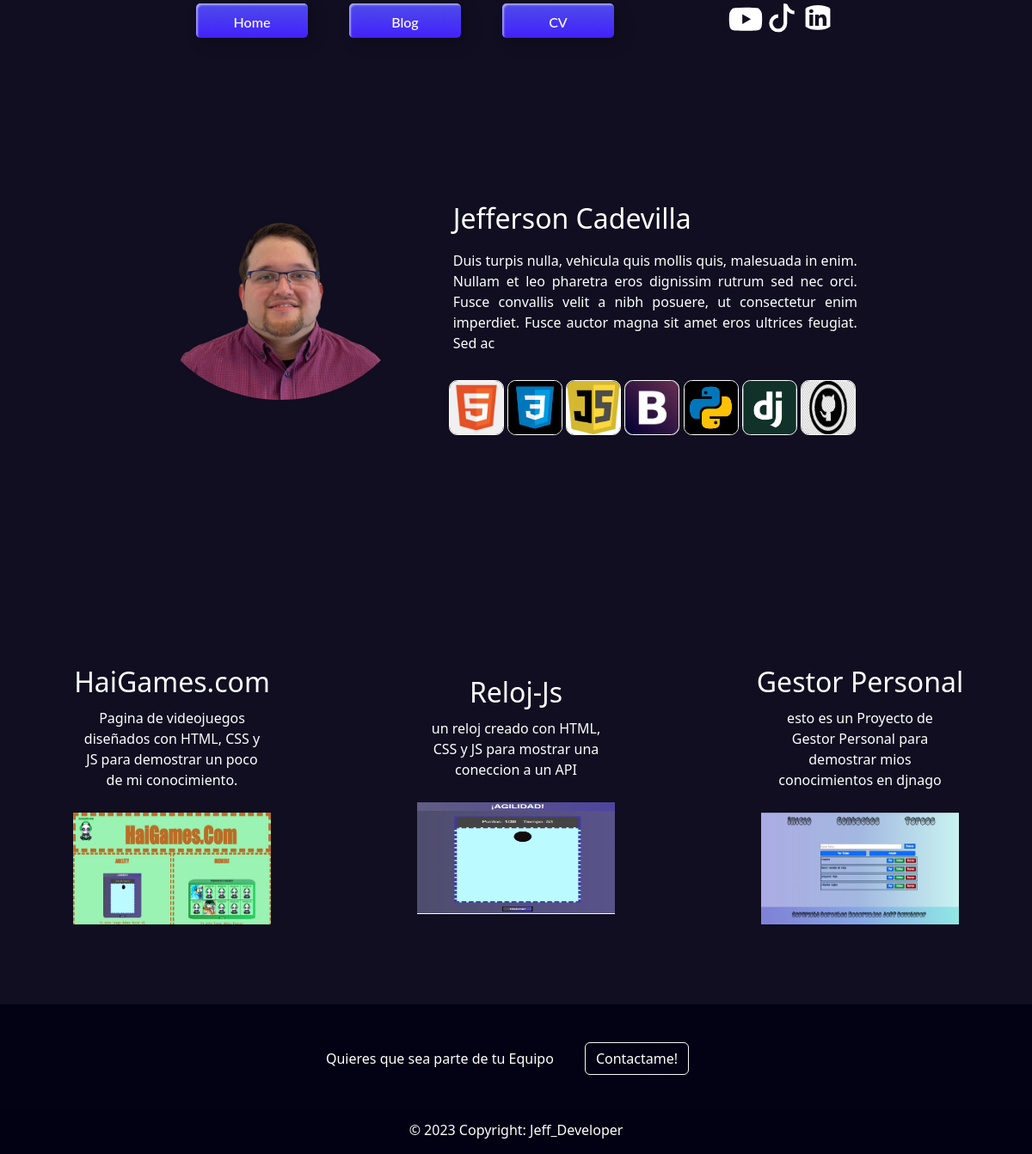
The app's page /, older data.
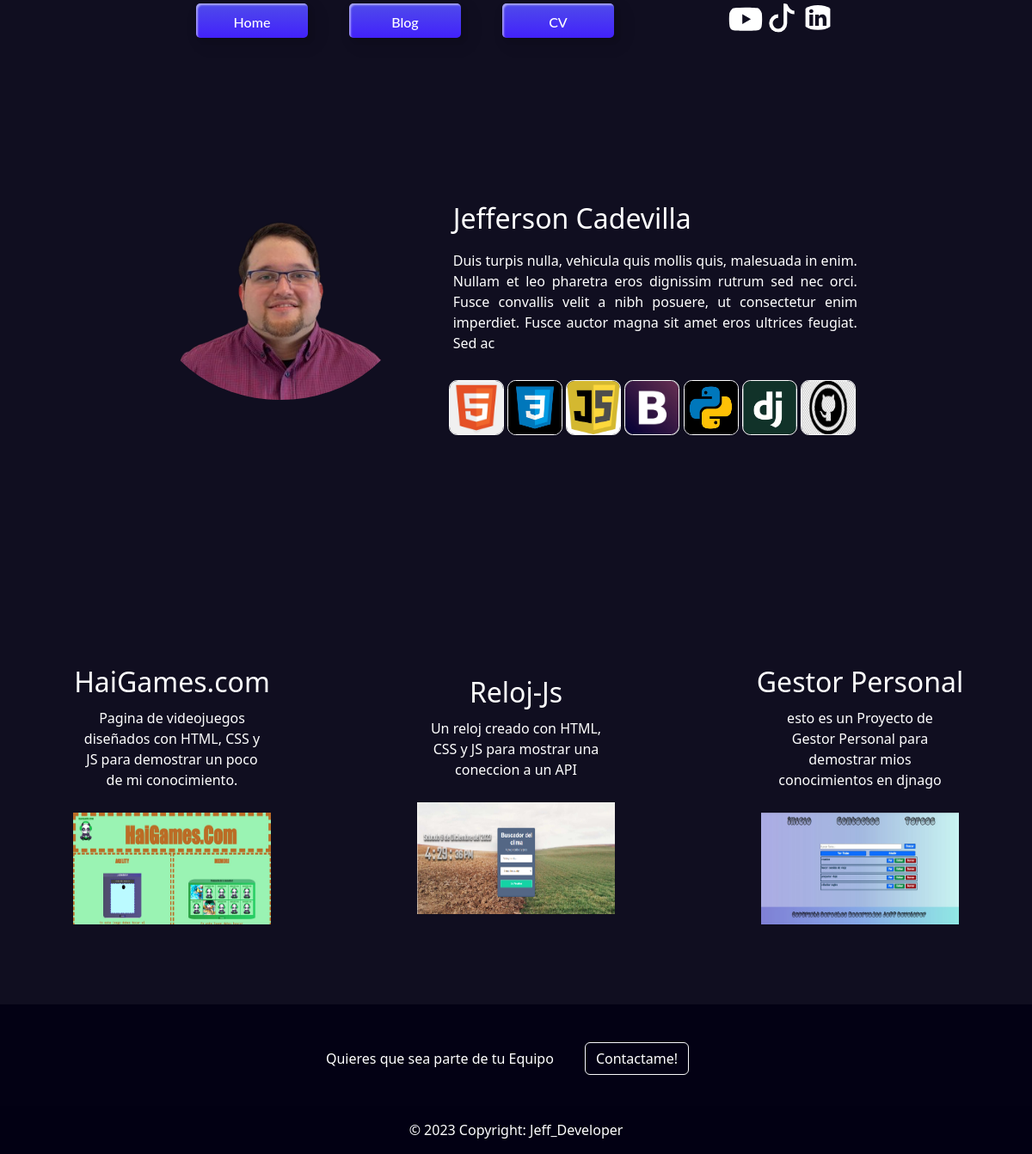
The same page, newer data.
### Portafolio/models.py (models this page shows, shortened)
class Imgpresent(models.Model):
    imagen = models.ImageField(upload_to='Portafolio/images/')
    title = models.CharField( max_length=100)
    id = models.AutoField(primary_key=True)

class Presentacion(models.Model):
    image = models.ImageField(upload_to="Portafolio/images/")
    title = models.CharField( max_length=100)
    description = models.CharField(max_length=250)
    id = models.AutoField(primary_key=True)

class Projecto(models.Model):
    id = models.AutoField(primary_key=True)
    title = models.CharField( max_length=100)
    description = models.CharField(max_length=250)
    image = models.ImageField(upload_to="Portafolio/images/")
    url =models.URLField(blank=True)

### portafolio_jeff/views.py (the view)
# urls.py: 2. Add a URL to urlpatterns:  path('', views.home, name='home')
def home(request, Projecto_id=None):
    projectos = Projecto.objects.all()
    presentaciones = Presentacion.objects.all()
    imgs = Imgpresent.objects.all()
    return render(request, 'Principal.html', {'projectos': projectos, 'presentaciones': presentaciones,'imgs': imgs})

### Templates/Principal.html (shortened to what this page needs)
{% extends 'layout/base.html' %}
{% load static %}
        {% block content %}
            {% for presentacion in presentaciones %}
                <secction class="containerpresent">
                    <div class="Present">
                        <div id="carouselExampleSlidesOnly" class="carousel slide" data-bs-ride="carousel" data-bs-interval="2000">
                            <div class="carousel-inner">
                                {% for image in imgs %}
                                    <div class="carousel-item {% if forloop.first %} active {% endif %}">
                                        <img src="{{ image.imagen.url }}" class="d-block w-100 "  style=" border-radius: 100%;">
                                    </div>
                                {% endfor %}
                            </div>
                            <br>
                        </div>
                        <div class="text-container">
                            <h2 class="title01">{{ presentacion.title }}</h2>
                            <p class="title01">{{ presentacion.description }}</p>
                            <div class="skill">
                                <img class="redesS" src="{% static "img/html5 - tabtag.jpg" %}">
                                <img class="redesS" src="{% static "img/CSS3 - MI PORTAL.jpg" %}">
                                <img class="redesS" src="{% static "img/Unplugged Coding in the classroom - The Blog of Curiosity and the Hungry Mind.jpg" %}">
                                <img class="redesS" src="{% static "img/File_Bootstrap logo_svg - Wikimedia Commons.jpg" %}">
                                <img class="redesS" src="{% static "img/Python - MI PORTAL.jpg" %}">
                                <img class="redesS" src="{% static "img/Django minimized logo.jpg" %}">
                                <img class="redesS" src="{% static "img/Social Media Computer Icons GitHub Social Network PNG - Free Download.jpg" %}">
                            </div>
                        </div>
                    </div>
                </secction>
            {% endfor %}
                <secction class="containerproyect">
                    {% for projecto in projectos %}
                        <div class="proyect">
                            <a class="link5" href="{{ projecto.url }}">
                            <h2 class="titlep">{{ projecto.title }}</h2>
                            <p class="parrafo01">{{ projecto.description }}</p>
                            <img class="img01" src="{{ projecto.image.url }}"/></a>
                        </div>
                    {% endfor %}
                </secction>
        {% endblock content %}

### Templates/layout/base.html (shortened to what this page needs)
{% load static %}
<!DOCTYPE html>
<html>
    <head>
        <link href="https://cdn.jsdelivr.net/npm/bootstrap@5.3.2/dist/css/bootstrap.min.css" rel="stylesheet">
        <link rel="stylesheet" href="{% static "styles/estilos.css" %}">
    </head>
    <body>
        <nav>
            {% include "layout/partials/navbar.html" %}
        </nav>
        <main class="conten">
            {% block content %}
            {% endblock  %}
        </main>
        <footer>
            {% include "layout/partials/footer.html" %}
        </footer>
    </body>
</html>

### Templates/layout/partials/navbar.html (shortened to what this page needs)
{% load static %}
<div class="containernav frame">
    <a class="custom-btn btn-11"  href="/">Home</a>
    <a class="custom-btn btn-11" href="{% url 'vblog'  %}">Blog</a>
    <a class="custom-btn btn-11" href="{% url 'vblog'  %}">CV</a>
    <div class="navredes">
        <a href="https://www.linkedin.com/feed/" target="_blank">
        </a>
        <a href="https://www.tiktok.com/@jeffdeveloper3" target="_blank">
            <svg xmlns="http://www.w3.org/2000/svg" fill="currentColor" class="tik" viewBox="0 0 16 16">
                <path d="M9 0h1.98c.144.715.54 1.617 1.235 2.512C12.895 3.389 13.797 4 15 4v2c-1.753 0-3.07-.814-4-1.829V11a5 5 0 1 1-5-5v2a3 3 0 1 0 3 3z"/>
            </svg>
        </a>
        <a href="https://www.youtube.com/channel/UCjg9xb_roXzYWaPufC4l_Yg" target="_blank">
        </a>
    </div>
</div>

### Templates/layout/partials/footer.html
{% load static %}
<footer>
    <section class="">
        <footer class="text-center text-white" style="background-color: rgba(3, 0, 20, 0.945);">
            <div class="container p-4 pb-0">
                <section class="">
                    <p class="d-flex justify-content-center align-items-center">
                        <span class="me-3">Quieres que sea parte de tu Equipo </span>
                        <button data-mdb-ripple-init type="button" class="btn btn-outline-light btn-rounded" data-toggle="modal" data-target="#myModal" > <a href="{% url 'contacto' %}">
                        Contactame! </a>
                        </button>
                    </p>
                </section>
            </div>
            <div class="text-center p-3" style="background-color: rgba(3, 0, 20, 0.945);;">
                © 2023 Copyright:
                <a class="text-white" href="/">Jeff_Developer</a>
            </div>
        </footer>
    </section>
</footer>

### static/styles/estilos.css (style rules this page uses)
* { margin: 0; padding: 0; list-style: none; }
body { min-height: 100vh; background-color: rgba(3, 0, 20, 0.945); }
a { text-decoration: none; color: white; }
.containernav { display: flex; justify-content: space-evenly; align-items: center; width: 70%; height:3rem; }
.navredes { width: 25%; height: 100%; position: relative; float: inline-end; }
.frame { margin: 0 auto; text-align: center; }
button { margin: 20px; }
.custom-btn { width: 130px; height: 40px; color: #fff; border-radius: 5px; padding: 10px 25px; font-family: 'Lato', sans-serif; font-weight: 500; background: transparent; cursor: pointer; transition: all 0.3s ease; position: relative; display: inline-block; box-shadow:inset 2px 2px 2px 0px rgba(255,255,255,.5), 7px 7px 20px 0px rgba(0,0,0,.1), 4px 4px 5px 0px rgba(0,0,0,.1); outline: none; }
.btn-11 { border: none; background: rgb(55, 33, 251); background: linear-gradient(0deg, rgb(66, 33, 251) 0%, rgb(79, 76, 234) 100%); color: #fff; overflow: hidden; }
.btn-11:before { position: absolute; content: ''; display: inline-block; top: -180px; left: 0; width: 30px; height: 100%; background-color: #fff; animation: shiny-btn1 3s ease-in-out infinite; }
.tik { margin-block: 2%; float: inline-end; width: 20%; height: 70%; border-radius: 50%; }
.you { margin-block: 2%; float: inline-end; width: 20%; height: 80%; border-radius: 50%; }
.kedin { margin-block: 3%; float: inline-end; width: 20%; height: 60%; border-radius: 50%; }
.carousel { min-width: 35%; max-width: 35%; object-fit: cover; position: relative; display: flex; justify-content: center; align-items: center; }
.carousel-item { transition-duration: 0.5s; width: 300px; height: 300px; }
.containerpresent { width: 100%; height:40rem; align-items: center; display: flex; justify-content: center; }
.Present { width: 80%; height: 100%; display: flex; justify-content: center; align-items: center; }
.text-container { width: auto; padding: 1%; display: flex; flex-direction: column; justify-content: center; align-items: flex-start; }
.skill { margin-top: 2%; }
.title01 { width: 30rem; padding: 1%; color: white; text-align: justify; }
.redesS { width: 13%; height: 4rem; border:solid white; border-radius: 15%; border-width: 1px; }
.containerproyect { width: 100%; height: 30rem; display: flex; flex-direction: row; justify-content: center; align-items: center; }
.proyect { position: relative; display: block; width: 25%; margin: 4rem; padding: 2% 0%; color: white; text-align: center; justify-items: center; }
.parrafo01 { width: 80%; height: auto; display: inline-flex; position: relative; align-items: center; justify-content: center; text-align: center; }
.titlep { position: relative; padding: 1%; color: white; }
.img01 { width: 250px; height: 150px; padding: 10px; }
.link5 { list-style: none; }

Row changes from the older to the newer data that the page shows:
changed Projecto "Reloj-Js": description "un reloj creado con HTML, CSS y JS para mostrar una coneccion a un API" → "Un reloj creado con HTML, CSS y JS para mostrar una coneccion a un API"; image: a different picture
